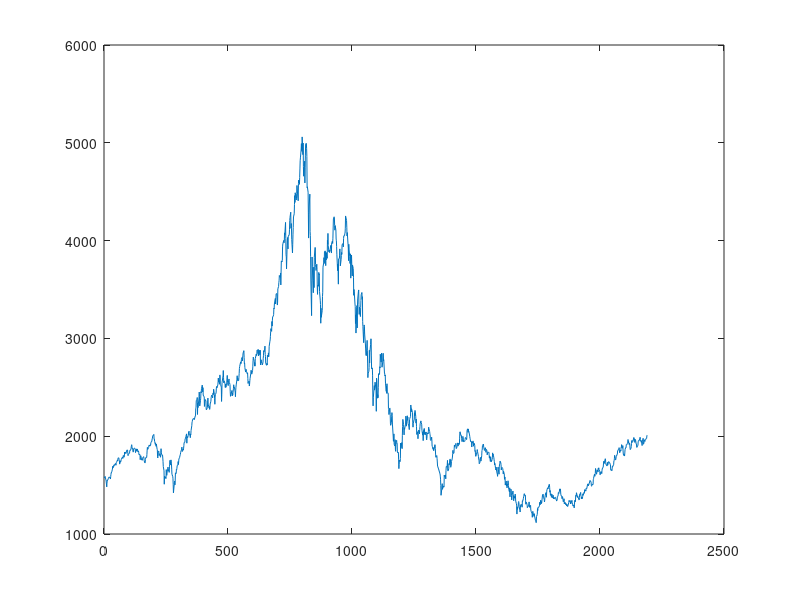

This chart was generated by the following MATLAB code: (Note: this script raises an error after producing the figure.)
D = load('dot-com.csv');

X = D(195:940,1);
Y = D(195:940,2);

x1 = D(:,1);
y1 = D(:,2);
plot(x1, y1)
test_funkcije(10,D)


clf
hold on
plot(X,Y);

A = ones(length(X), 3);
for i = 1:length(X)
    A(i,1) = (X(i))^2;
    A(i,2) = X(i);
end

%resevanje predolocenega sistema preko normalnega sistema

A = [X.^2, X.^1, X.^0];
b = Y
a = (A'*A)\(A'*b)

x = X;
plot(x,polyval(a,x))


    
%resevanje preko qr razcepa:
[Q,R] = qr(A);
a1 = R\(Q'*b);

b1 = log(Y);

a = (A'*A)\(A'*b1);

f = @(b,x) exp(b(1) * x.^2 + b(2)*x + b(3));
plot(X,f(a,X),'g');

hold off


%tocna resitev
FUN = @(b) norm (f(b,X) - Y)^2;
b2 = fminsearch(FUN, b1);
plot(X, f(b2,x), 'm')










